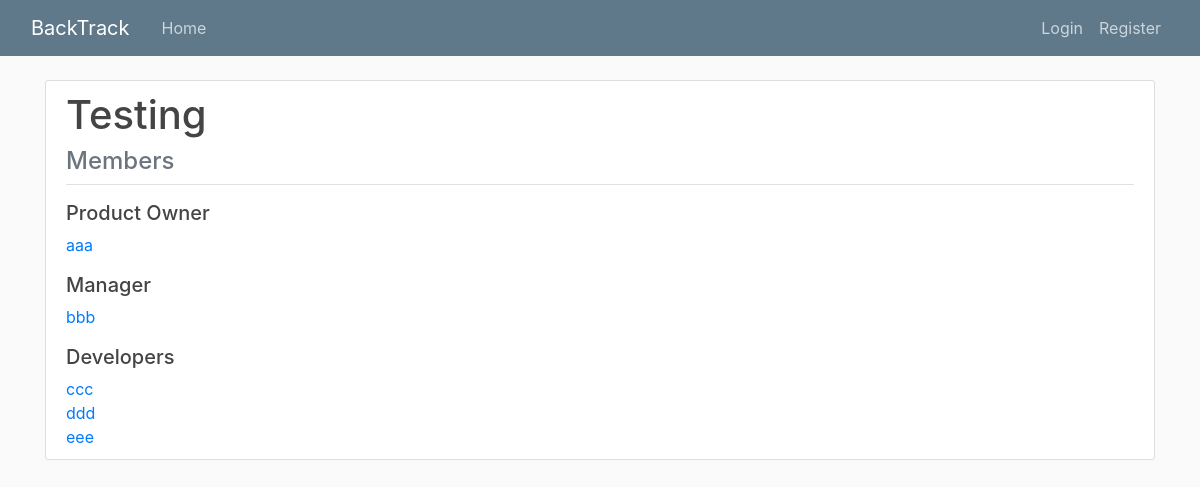
The app's page /user_list_for_project/57 with its own data.
### project/models.py (models this page shows, shortened)
class Project(models.Model):
	title = models.CharField(max_length=20, unique=True)
	details = models.TextField()
	slug = models.SlugField(unique=True, default="")
	def __str__(self):
		return self.title

### users/models.py (models this page shows, shortened)
class User(AbstractBaseUser):
	email				=	models.EmailField(verbose_name="email",max_length=60, unique=True)
	position			=	models.CharField(
								max_length=32,
							)
	first_name			=	models.CharField(max_length=30, unique=False, default=False)
	last_name			= 	models.CharField(max_length=20, unique=False, default = False)
	username			=	models.CharField(max_length=10,unique=True)
	date_joined			=	models.DateTimeField(verbose_name='date joined', auto_now_add = True)
	last_login			=	models.DateTimeField(verbose_name='last login', auto_now=True)
	is_admin			=	models.BooleanField(default=False)
	is_active			=	models.BooleanField(default=True)
	is_staff			=	models.BooleanField(default=False)
	is_superuser		=	models.BooleanField(default=False)
	project				= 	models.ManyToManyField(Project)
	USERNAME_FIELD	=	'email'
	REQUIRED_FIELDS	=	['username',]
	objects = MyAccountManager()

### project/views.py (the view)
# urls.py: path('user_list_for_project/<int:pk>',UserListDetailView.as_view(), name='user-list-for-project')
class UserListDetailView(DetailView):
	model = Project
	template_name = 'project/user_list.html'
	context_object_name = 'project_check'
	def get_context_data(self, **kwargs):
		context = super().get_context_data(**kwargs)
		context.update({
            'users': User.objects.all(),
        })
		return context

### templates/project/user_list.html
{% extends "base_noSidebar.html" %}
{% block content %}
<div class="content-section">
	<h1>{{project_check}}</h1>
	<h4 class="text-secondary">Members</h4>
	<div class="border-top pt-3">
	<h5>Product Owner</h5>
	{%for user in users%}
		{%if user.position == '1'%}
			{%for project in user.project.all%}
				{%if project == project_check%}
				<a href="{% url 'user-detail' user.pk%}">{{user.username}} </a>
				<br>
				{%endif%}
			{%endfor%}
		{%endif%}
	{%endfor%}
	<h5 class="mt-3" >Manager</h5>
	{%for user in users%}
		{%if user.position == '2'%}
			{%for project in user.project.all%}
				{%if project == project_check%}
				<a href="{% url 'user-detail' user.pk%}">{{user.username}} </a>
				<br>
				{%endif%}
			{%endfor%}
		{%endif%}
	{%endfor%}
	<h5 class="mt-3">Developers</h5>
	{%for user in users%}
		{%if user.position == '3'%}
			{%for project in user.project.all%}
				{%if project == project_check%}
				<a href="{% url 'user-detail' user.pk%}">{{user.username}} </a>
				<br>
				{%endif%}
			{%endfor%}
		{%endif%}
	{%endfor%}
	</div>
</div>
{% endblock content %}

### productBacklog/static/PBI/main.css (style rules this page uses)
body { background: #fafafa; color: #333333; margin-top: 5rem; }
h1, h2, h3, h4, h5, h6 { color: #444444; }
.content-section { background: #ffffff; padding: 10px 20px; border: 1px solid #dddddd; border-radius: 3px; margin-bottom: 20px; }

### records on screen
Project: title "Testing"
User: username "aaa"
User: username "bbb"
User: username "ccc"
User: username "ddd"
User: username "eee"
